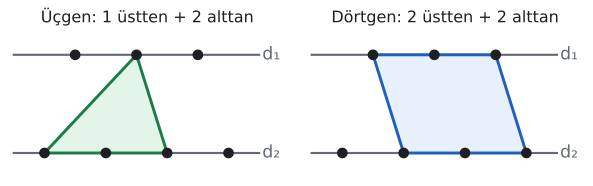

Python code for this plot:
import sys; sys.path.insert(0, "tools")
from cizim import *

# d1 üzerinde 3 nokta, d2 üzerinde 4 nokta (d1 ∥ d2).
# Sol: üçgen = d1'den 1, d2'den 2 nokta. Sağ: dörtgen = d1'den 2, d2'den 2 nokta.
fig, axs = plt.subplots(1, 2, figsize=(6.4, 2.9))
U = [(0.5, 1.6), (1.5, 1.6), (2.5, 1.6)]
A = [(0, 0), (1, 0), (2, 0), (3, 0)]
for ax, sec, baslik in ((axs[0], ([1], [0, 2]), "Üçgen: 1 üstten + 2 alttan"),
                        (axs[1], ([0, 2], [1, 3]), "Dörtgen: 2 üstten + 2 alttan")):
    ax.set_aspect("equal"); ax.axis("off")
    ax.plot([-0.5, 3.5], [1.6, 1.6], color=SOLUK, lw=1.6); ax.plot([-0.5, 3.5], [0, 0], color=SOLUK, lw=1.6)
    ax.text(3.55, 1.6, "d₁", va="center", color=SOLUK); ax.text(3.55, 0, "d₂", va="center", color=SOLUK)
    kose = [U[i] for i in sec[0]] + [A[i] for i in sec[1]][::-1]
    renk, acik = (YESIL, YESIL_ACIK) if len(kose) == 3 else (MAVI, MAVI_ACIK)
    ax.add_patch(patches.Polygon(kose, closed=True, facecolor=acik, edgecolor=renk, lw=2.2, zorder=2))
    for p in U + A: ax.plot(*p, "o", color=YAZI, markersize=7, zorder=5)
    ax.set_xlim(-0.6, 3.95); ax.set_ylim(-0.4, 2.0)
    ax.set_title(baslik, fontsize=12, color=YAZI)
fig.tight_layout()
kaydet(fig, __file__)
